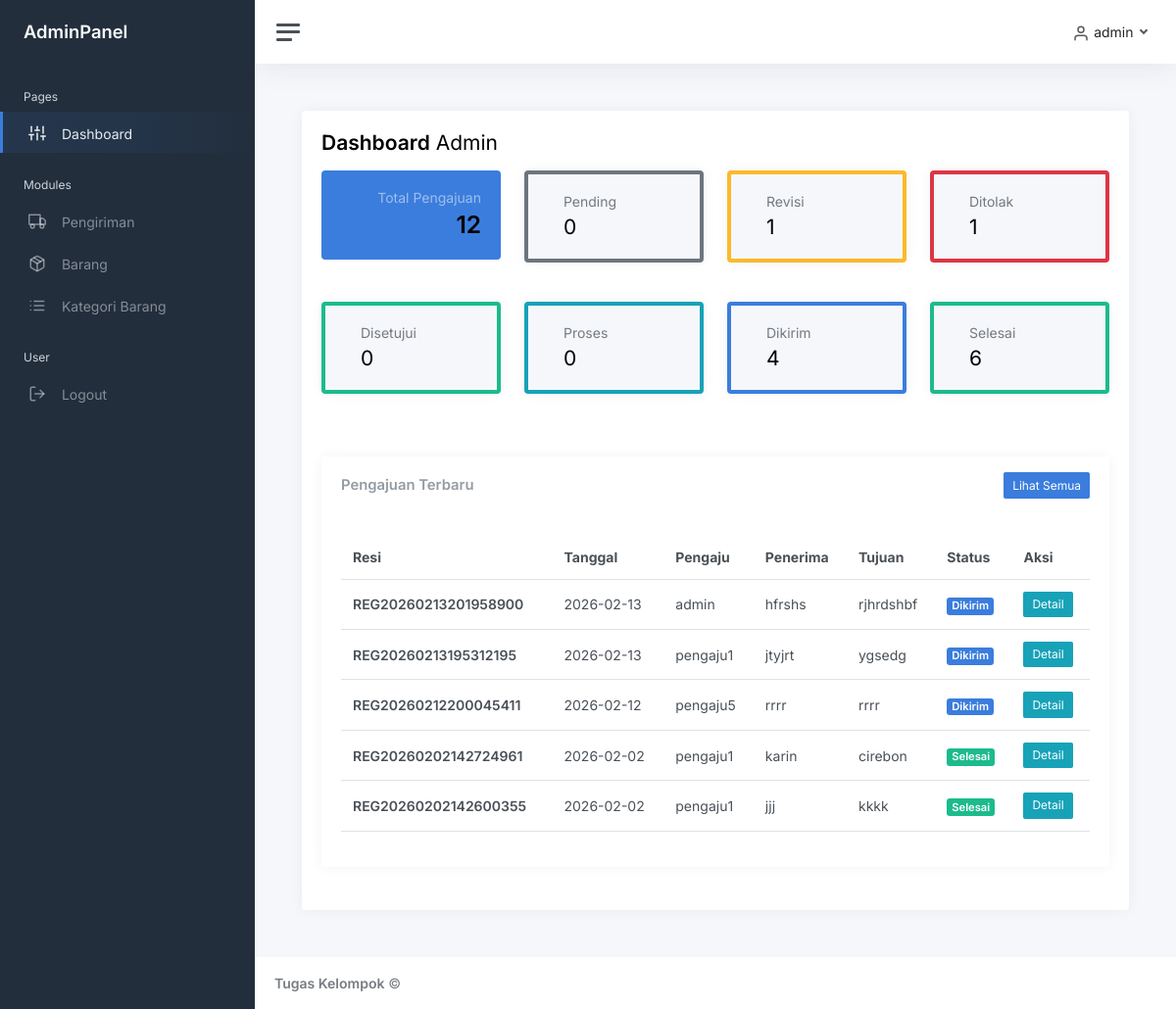
/admin/index.php (signed in), run on the app's committed database.
### tables this page shows
CREATE TABLE `pengajuan_pengiriman` (
  `id` int(11) NOT NULL,
  `nomor_resi` varchar(50) NOT NULL,
  `tanggal_pengajuan` date NOT NULL,
  `user_id` int(11) NOT NULL,
  `nama_pengirim` varchar(100) NOT NULL,
  `alamat_pengirim` text NOT NULL,
  `no_telepon_pengirim` varchar(20) NOT NULL,
  `nama_penerima` varchar(100) NOT NULL,
  `alamat_penerima` text NOT NULL,
  `kota_tujuan` varchar(100) NOT NULL,
  `no_telepon_penerima` varchar(20) NOT NULL,
  `status_pengiriman` enum('Pending','Revisi','Disetujui','Ditolak','Proses','Dikirim','Selesai') NOT NULL DEFAULT 'Pending',
  `catatan_admin` text DEFAULT NULL,
  `total_item` int(11) DEFAULT 0,
  `keterangan` text DEFAULT NULL
);

CREATE TABLE `users` (
  `id` int(11) NOT NULL,
  `username` varchar(50) NOT NULL,
  `password` varchar(255) NOT NULL,
  `role` varchar(20) NOT NULL
);

### admin/index.php (the view, shortened to what this page needs)
<?php
require_once '../config/database.php';
$statusQuery = "SELECT status_pengiriman, COUNT(*) as count FROM pengajuan_pengiriman GROUP BY status_pengiriman";
$statusResult = mysqli_query($connection, $statusQuery);
$statusCounts = [];
$allStatuses = ['Pending', 'Revisi', 'Ditolak', 'Disetujui', 'Proses', 'Dikirim', 'Selesai'];
foreach ($allStatuses as $status) {
    $statusCounts[$status] = 0;
}
while ($row = mysqli_fetch_assoc($statusResult)) {
    $statusCounts[$row['status_pengiriman']] = $row['count'];
}
$totalSubmissions = array_sum($statusCounts);
$recentQuery = "SELECT p.*, u.username
                FROM pengajuan_pengiriman p
                LEFT JOIN users u ON p.user_id = u.id
                ORDER BY p.id DESC
                LIMIT 5";
$recentResult = mysqli_query($connection, $recentQuery);
?>
<?php include '../views/' . $THEME . '/header.php'; ?>
<?php include '../views/' . $THEME . '/sidebar.php'; ?>
<?php include '../views/' . $THEME . '/topnav.php'; ?>
<?php include '../views/' . $THEME . '/upper_block.php'; ?>
<h1 class="h3 mb-3"><strong>Dashboard</strong> Admin</h1>
<div class="row mb-4">
    <div class="col-xl-3 col-md-6 col-sm-6 mb-3">
        <div class="card bg-primary text-white border-0 shadow-sm">
            <div class="card-body">
                <div class="d-flex align-items-center">
                    <div class="flex-grow-1 ms-3 text-end">
                        <h6 class="mb-1 text-white-50">Total Pengajuan</h6>
                        <h2 class="mb-0 fw-bold"><?= $totalSubmissions ?></h2>
                    </div>
                </div>
            </div>
        </div>
    </div>
    <div class="col-xl-3 col-md-6 col-sm-6 mb-3">
        <div class="card bg-light border-start border-secondary border-4">
            <div class="card-body">
                <div class="d-flex align-items-center">
                    <div class="flex-grow-1 ms-3">
                        <h6 class="text-muted mb-1">Pending</h6>
                        <h3 class="mb-0"><?= $statusCounts['Pending'] ?></h3>
                    </div>
                </div>
            </div>
        </div>
    </div>
    <div class="col-xl-3 col-md-6 col-sm-6 mb-3">
        <div class="card bg-light border-start border-warning border-4">
            <div class="card-body">
                <div class="d-flex align-items-center">
                    <div class="flex-grow-1 ms-3">
                        <h6 class="text-muted mb-1">Revisi</h6>
                        <h3 class="mb-0"><?= $statusCounts['Revisi'] ?></h3>
                    </div>
                </div>
            </div>
        </div>
    </div>
    <div class="col-xl-3 col-md-6 col-sm-6 mb-3">
        <div class="card bg-light border-start border-danger border-4">
            <div class="card-body">
                <div class="d-flex align-items-center">
                    <div class="flex-grow-1 ms-3">
                        <h6 class="text-muted mb-1">Ditolak</h6>
                        <h3 class="mb-0"><?= $statusCounts['Ditolak'] ?></h3>
                    </div>
                </div>
            </div>
        </div>
    </div>
    <div class="col-xl-3 col-md-6 col-sm-6 mb-3">
        <div class="card bg-light border-start border-success border-4">
            <div class="card-body">
                <div class="d-flex align-items-center">
                    <div class="flex-grow-1 ms-3">
                        <h6 class="text-muted mb-1">Disetujui</h6>
                        <h3 class="mb-0"><?= $statusCounts['Disetujui'] ?></h3>
                    </div>
                </div>
            </div>
        </div>
    </div>
    <div class="col-xl-3 col-md-6 col-sm-6 mb-3">
        <div class="card bg-light border-start border-info border-4">
            <div class="card-body">
                <div class="d-flex align-items-center">
                    <div class="flex-grow-1 ms-3">
                        <h6 class="text-muted mb-1">Proses</h6>
                        <h3 class="mb-0"><?= $statusCounts['Proses'] ?></h3>
                    </div>
                </div>
            </div>
        </div>
    </div>
    <div class="col-xl-3 col-md-6 col-sm-6 mb-3">
        <div class="card bg-light border-start border-primary border-4">
            <div class="card-body">
                <div class="d-flex align-items-center">
                    <div class="flex-grow-1 ms-3">
                        <h6 class="text-muted mb-1">Dikirim</h6>
                        <h3 class="mb-0"><?= $statusCounts['Dikirim'] ?></h3>
                    </div>
                </div>
            </div>
        </div>
    </div>
    <div class="col-xl-3 col-md-6 col-sm-6 mb-3">
        <div class="card bg-light border-start border-success border-4">
            <div class="card-body">
                <div class="d-flex align-items-center">
                    <div class="flex-grow-1 ms-3">
                        <h6 class="text-muted mb-1">Selesai</h6>
                        <h3 class="mb-0"><?= $statusCounts['Selesai'] ?></h3>
                    </div>
                </div>
            </div>
        </div>
    </div>
</div>
<div class="row">
    <div class="col-12">
        <div class="card">
            <div class="card-header">
                <div class="d-flex justify-content-between align-items-center">
                    <h5 class="card-title mb-0">Pengajuan Terbaru</h5>
                    <a href="../transaksi_pengiriman/index.php" class="btn btn-sm btn-primary">Lihat Semua</a>
                </div>
            </div>
            <div class="card-body">
                <?php if (mysqli_num_rows($recentResult) > 0): ?>
                    <div class="table-responsive">
                        <table class="table table-hover">
                            <thead>
                                <tr>
                                    <th>Resi</th>
                                    <th>Tanggal</th>
                                    <th>Pengaju</th>
                                    <th>Penerima</th>
                                    <th>Tujuan</th>
                                    <th>Status</th>
                                    <th>Aksi</th>
                                </tr>
                            </thead>
                            <tbody>
                                <?php while ($row = mysqli_fetch_assoc($recentResult)): ?>
                                    <tr>
                                        <td><strong><?= htmlspecialchars($row['nomor_resi']) ?></strong></td>
                                        <td><?= $row['tanggal_pengajuan'] ?></td>
                                        <td><?= htmlspecialchars($row['username'] ?? 'N/A') ?></td>
                                        <td><?= htmlspecialchars($row['nama_penerima']) ?></td>
                                        <td><?= htmlspecialchars($row['kota_tujuan']) ?></td>
                                        <td>
                                            <?php
                                            $badge_color = 'secondary';
                                            if ($row['status_pengiriman'] === 'Disetujui')
                                                $badge_color = 'success';
                                            elseif ($row['status_pengiriman'] === 'Ditolak')
                                                $badge_color = 'danger';
                                            elseif ($row['status_pengiriman'] === 'Revisi')
                                                $badge_color = 'warning';
                                            elseif ($row['status_pengiriman'] === 'Proses')
                                                $badge_color = 'info';
                                            elseif ($row['status_pengiriman'] === 'Dikirim')
                                                $badge_color = 'primary';
                                            elseif ($row['status_pengiriman'] === 'Selesai')
                                                $badge_color = 'success';
                                            ?>
                                            <span class="badge bg-<?= $badge_color ?>">
                                                <?= ucfirst(htmlspecialchars($row['status_pengiriman'])) ?>
                                            </span>
                                        </td>
                                        <td>
                                            <a href="../transaksi_pengiriman/detail.php?id=<?= $row['id'] ?>"
                                                class="btn btn-sm btn-info">Detail</a>
                                        </td>
                                    </tr>
                                <?php endwhile; ?>
                            </tbody>
                        </table>
                    </div>
                <?php else: ?>
                    <div class="alert alert-info mb-0">Belum ada pengajuan pengiriman.</div>
                <?php endif; ?>
            </div>
        </div>
    </div>
</div>
<?php include '../views/' . $THEME . '/lower_block.php'; ?>
<?php include '../views/' . $THEME . '/footer.php'; ?>

### data on the page
pengajuan_pengiriman: nomor_resi "REG20260213201958900", tanggal_pengajuan "2026-02-13", user.username "admin", nama_penerima "hfrshs", kota_tujuan "rjhrdshbf", status_pengiriman "Dikirim"
pengajuan_pengiriman: nomor_resi "REG20260213195312195", tanggal_pengajuan "2026-02-13", user.username "pengaju1", nama_penerima "jtyjrt", kota_tujuan "ygsedg", status_pengiriman "Dikirim"
pengajuan_pengiriman: nomor_resi "REG20260212200045411", tanggal_pengajuan "2026-02-12", user.username "pengaju5", nama_penerima "rrrr", kota_tujuan "rrrr", status_pengiriman "Dikirim"
pengajuan_pengiriman: nomor_resi "REG20260202142724961", tanggal_pengajuan "2026-02-02", user.username "pengaju1", nama_penerima "karin", kota_tujuan "cirebon", status_pengiriman "Selesai"
pengajuan_pengiriman: nomor_resi "REG20260202142600355", tanggal_pengajuan "2026-02-02", user.username "pengaju1", nama_penerima "jjj", kota_tujuan "kkkk", status_pengiriman "Selesai"

### other printed values
$label "Pengiriman"
$label "Barang"
$label "Kategori Barang"
$_SESSION['username'] "admin"
$totalSubmissions "12"
$statusCounts['Pending'] "0"
$statusCounts['Revisi'] "1"
$statusCounts['Ditolak'] "1"
$statusCounts['Disetujui'] "0"
$statusCounts['Proses'] "0"
$statusCounts['Dikirim'] "4"
$statusCounts['Selesai'] "6"
